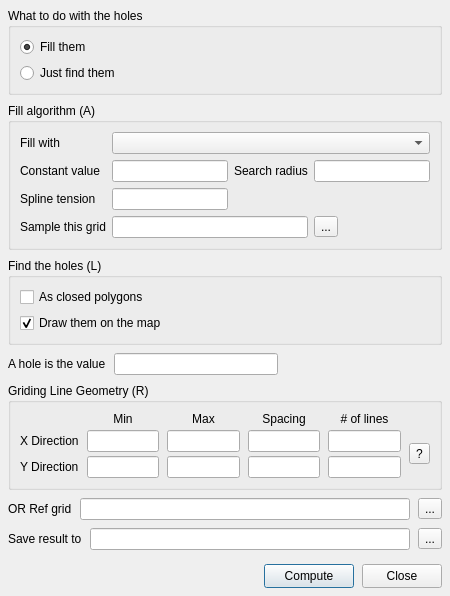
<?xml version="1.0" encoding="UTF-8"?>
<ui version="4.0">
 <class>GrdFillDialog</class>
 <widget class="QDialog" name="GrdFillDialog">
  <property name="geometry">
   <rect>
    <x>0</x>
    <y>0</y>
    <width>450</width>
    <height>480</height>
   </rect>
  </property>
  <property name="windowTitle">
   <string>grdfill</string>
  </property>
  <!--
    The "Griding Line Geometry" group below is the verbatim copy of deps/ui/grid_line_geometry.ui
    (object names xMin/xMax/xInc/xN/yMin/yMax/yInc/yN/refEdit/refBtn/helpBtn kept EXACTLY), which is
    the canonical source to copy from. The C++ side does NOT re-wire it by hand: GeoGridGeometry
    ::adopt(dlg) takes these very widgets over, so the dim-fun cross-recompute and the Ref-grid
    picker are the same single implementation grdsample's code-built block uses.
  -->
  <layout class="QVBoxLayout" name="mainVerticalLayout">
   <property name="spacing">
    <number>8</number>
   </property>
   <property name="margin" stdset="0">
    <number>8</number>
   </property>
   <item>
    <widget class="QGroupBox" name="gb_mode">
     <property name="title">
      <string>What to do with the holes</string>
     </property>
     <layout class="QVBoxLayout" name="verticalLayout_mode">
      <item>
       <widget class="QRadioButton" name="rb_fill">
        <property name="toolTip"><string>Fill them, with the algorithm chosen below (A)</string></property>
        <property name="text"><string>Fill them</string></property>
        <property name="checked"><bool>true</bool></property>
       </widget>
      </item>
      <item>
       <widget class="QRadioButton" name="rb_list">
        <property name="toolTip"><string>Only report where they are (L). No filling takes place.</string></property>
        <property name="text"><string>Just find them</string></property>
       </widget>
      </item>
     </layout>
    </widget>
   </item>
   <item>
    <widget class="QGroupBox" name="gb_fill">
     <property name="title">
      <string>Fill algorithm (A)</string>
     </property>
     <layout class="QGridLayout" name="gridLayout_fill">
      <item row="0" column="0">
       <widget class="QLabel" name="lb_algo"><property name="text"><string>Fill with</string></property></widget>
      </item>
      <item row="0" column="1" colspan="3">
       <widget class="QComboBox" name="cb_algo">
        <property name="toolTip"><string>How the hole nodes get their values</string></property>
       </widget>
      </item>
      <item row="1" column="0">
       <widget class="QLabel" name="lb_value"><property name="text"><string>Constant value</string></property></widget>
      </item>
      <item row="1" column="1">
       <widget class="QLineEdit" name="edit_value">
        <property name="toolTip"><string>The value every hole node is set to</string></property>
       </widget>
      </item>
      <item row="1" column="2">
       <widget class="QLabel" name="lb_radius"><property name="text"><string>Search radius</string></property></widget>
      </item>
      <item row="1" column="3">
       <widget class="QLineEdit" name="edit_radius">
        <property name="toolTip"><string>&lt;html&gt;Nearest-neighbour search radius in PIXELS. Empty = the&lt;br&gt;module's own (the grid's diagonal).&lt;/html&gt;</string></property>
       </widget>
      </item>
      <item row="2" column="0">
       <widget class="QLabel" name="lb_tension"><property name="text"><string>Spline tension</string></property></widget>
      </item>
      <item row="2" column="1">
       <widget class="QLineEdit" name="edit_tension">
        <property name="toolTip"><string>Tension for the bicubic spline, between 0 and 1. Empty = no tension.</string></property>
       </widget>
      </item>
      <item row="3" column="0">
       <widget class="QLabel" name="lb_gridfile"><property name="text"><string>Sample this grid</string></property></widget>
      </item>
      <item row="3" column="1" colspan="2">
       <widget class="QLineEdit" name="edit_gridfile">
        <property name="toolTip"><string>&lt;html&gt;A (possibly coarser) grid to read the hole nodes' values from.&lt;br&gt;Double-click to browse.&lt;/html&gt;</string></property>
       </widget>
      </item>
      <item row="3" column="3">
       <widget class="QToolButton" name="btn_gridfile">
        <property name="text"><string>...</string></property>
       </widget>
      </item>
     </layout>
    </widget>
   </item>
   <item>
    <widget class="QGroupBox" name="gb_list">
     <property name="title">
      <string>Find the holes (L)</string>
     </property>
     <layout class="QVBoxLayout" name="verticalLayout_list">
      <item>
       <widget class="QCheckBox" name="chk_polygons">
        <property name="toolTip"><string>Closed polygons around each hole (Lp) instead of one bounding box per row</string></property>
        <property name="text"><string>As closed polygons</string></property>
       </widget>
      </item>
      <item>
       <widget class="QCheckBox" name="chk_draw">
        <property name="toolTip"><string>&lt;html&gt;Also draw those polygons on the map, as their own line layer.&lt;br&gt;Re-running replaces it.&lt;/html&gt;</string></property>
        <property name="text"><string>Draw them on the map</string></property>
        <property name="checked"><bool>true</bool></property>
       </widget>
      </item>
     </layout>
    </widget>
   </item>
   <item>
    <layout class="QHBoxLayout" name="horizontalLayout_nodata">
     <item>
      <widget class="QLabel" name="lb_nodata"><property name="text"><string>A hole is the value</string></property></widget>
     </item>
     <item>
      <widget class="QLineEdit" name="edit_nodata">
       <property name="toolTip"><string>The node value that counts as a hole (N). Leave empty for NaN, the default.</string></property>
      </widget>
     </item>
     <item>
      <spacer name="horizontalSpacer_nodata">
       <property name="orientation"><enum>Qt::Orientation::Horizontal</enum></property>
       <property name="sizeHint" stdset="0"><size><width>40</width><height>20</height></size></property>
      </spacer>
     </item>
    </layout>
   </item>
   <item>
    <widget class="QGroupBox" name="geoGroup">
     <property name="title"><string>Griding Line Geometry (R)</string></property>
     <layout class="QGridLayout" name="geoLayout">
      <property name="horizontalSpacing"><number>8</number></property>
      <property name="verticalSpacing"><number>4</number></property>
      <item row="0" column="1"><widget class="QLabel" name="minLab"><property name="alignment"><set>Qt::AlignHCenter</set></property><property name="text"><string>Min</string></property></widget></item>
      <item row="0" column="2"><widget class="QLabel" name="maxLab"><property name="alignment"><set>Qt::AlignHCenter</set></property><property name="text"><string>Max</string></property></widget></item>
      <item row="0" column="3"><widget class="QLabel" name="spacingLab"><property name="alignment"><set>Qt::AlignHCenter</set></property><property name="text"><string>Spacing</string></property></widget></item>
      <item row="0" column="4"><widget class="QLabel" name="nLinesLab"><property name="alignment"><set>Qt::AlignHCenter</set></property><property name="text"><string># of lines</string></property></widget></item>

      <item row="1" column="0"><widget class="QLabel" name="xDirLab"><property name="text"><string>X Direction</string></property></widget></item>
      <item row="1" column="1"><widget class="QLineEdit" name="xMin"><property name="minimumWidth"><number>80</number></property><property name="maximumWidth"><number>110</number></property></widget></item>
      <item row="1" column="2"><widget class="QLineEdit" name="xMax"><property name="minimumWidth"><number>80</number></property><property name="maximumWidth"><number>110</number></property></widget></item>
      <item row="1" column="3"><widget class="QLineEdit" name="xInc"><property name="minimumWidth"><number>80</number></property><property name="maximumWidth"><number>110</number></property></widget></item>
      <item row="1" column="4"><widget class="QLineEdit" name="xN"><property name="minimumWidth"><number>80</number></property><property name="maximumWidth"><number>110</number></property></widget></item>

      <item row="2" column="0"><widget class="QLabel" name="yDirLab"><property name="text"><string>Y Direction</string></property></widget></item>
      <item row="2" column="1"><widget class="QLineEdit" name="yMin"><property name="minimumWidth"><number>80</number></property><property name="maximumWidth"><number>110</number></property></widget></item>
      <item row="2" column="2"><widget class="QLineEdit" name="yMax"><property name="minimumWidth"><number>80</number></property><property name="maximumWidth"><number>110</number></property></widget></item>
      <item row="2" column="3"><widget class="QLineEdit" name="yInc"><property name="minimumWidth"><number>80</number></property><property name="maximumWidth"><number>110</number></property></widget></item>
      <item row="2" column="4"><widget class="QLineEdit" name="yN"><property name="minimumWidth"><number>80</number></property><property name="maximumWidth"><number>110</number></property></widget></item>

      <item row="1" column="5" rowspan="2">
       <widget class="QToolButton" name="helpBtn">
        <property name="text"><string>?</string></property>
        <property name="toolTip"><string>Edit any two of Min/Max/Spacing/# and the rest are derived.</string></property>
       </widget>
      </item>
     </layout>
    </widget>
   </item>
   <item>
    <layout class="QHBoxLayout" name="refRow">
     <item><widget class="QLabel" name="refLab"><property name="text"><string>OR Ref grid</string></property></widget></item>
     <item>
      <widget class="QLineEdit" name="refEdit">
       <property name="toolTip"><string>Pick a grid/image; its region, spacing and size fill the boxes above.</string></property>
      </widget>
     </item>
     <item><widget class="QToolButton" name="refBtn"><property name="text"><string>...</string></property></widget></item>
    </layout>
   </item>
   <item>
    <layout class="QHBoxLayout" name="horizontalLayout_out">
     <item>
      <widget class="QLabel" name="lb_out"><property name="text"><string>Save result to</string></property></widget>
     </item>
     <item>
      <widget class="QLineEdit" name="edit_outfile">
       <property name="toolTip"><string>&lt;html&gt;Optional output file: the filled grid, or a table for the hole&lt;br&gt;list. Leave empty to keep the result only in this window.&lt;/html&gt;</string></property>
      </widget>
     </item>
     <item>
      <widget class="QToolButton" name="btn_outfile">
       <property name="text"><string>...</string></property>
      </widget>
     </item>
    </layout>
   </item>
   <item>
    <spacer name="verticalSpacer_bottom">
     <property name="orientation"><enum>Qt::Orientation::Vertical</enum></property>
     <property name="sizeType"><enum>QSizePolicy::Policy::Fixed</enum></property>
     <property name="sizeHint" stdset="0"><size><width>20</width><height>6</height></size></property>
    </spacer>
   </item>
   <item>
    <layout class="QHBoxLayout" name="horizontalLayout_buttons">
     <item>
      <spacer name="buttonsSpacer">
       <property name="orientation"><enum>Qt::Orientation::Horizontal</enum></property>
       <property name="sizeHint" stdset="0"><size><width>40</width><height>20</height></size></property>
      </spacer>
     </item>
     <item>
      <widget class="QPushButton" name="push_compute">
       <property name="minimumSize"><size><width>90</width><height>24</height></size></property>
       <property name="text"><string>Compute</string></property>
      </widget>
     </item>
     <item>
      <widget class="QPushButton" name="push_close">
       <property name="minimumSize"><size><width>70</width><height>24</height></size></property>
       <property name="text"><string>Close</string></property>
      </widget>
     </item>
    </layout>
   </item>
  </layout>
 </widget>
 <resources/>
 <connections/>
</ui>
